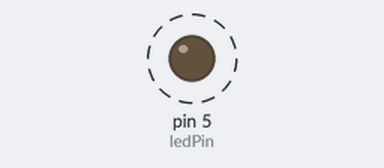
Recording of a sketch running on a simulated Arduino Uno, built with avr-gcc and run on an emulated ATmega328P. Parts: output pins drawn as LEDs (lit = HIGH). Dashed ring = blinking.

Above: at 0.5 s.
Timing chart, 0 to 4.6 s (numbered marks = the images above):
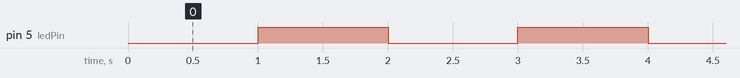

Measured:
- by itself, pin 5 (ledPin): alternates HIGH for 1.0 s and LOW for 1.0 s

The sketch:

2._blink_1_detik_sekali_menggunakan_timer_milis.ino
```cpp
// AISYAH NURUL AINI               (4.31.21.0.03)
// BRIAN RAHMADITYA                (4.31.21.0.09)
// SABRINA VIRRY TALITHA MEIRILLA  (4.31.21.0.23)
// Program Blink Led menggunakan Millis

// mengatur posisi PIN
const int ledPin = 5;               // LED dihubungkan pada pin GPIO 5

// variable untuk keadaan Led
int ledState = LOW;                 // kondisi yang akan digunakan untuk set LED
unsigned long previousMillis = 0;   // waktu Led setelah mati
const long interval = 1000;         // interval untuk blink (milliseconds)

void setup() {
  pinMode(ledPin, OUTPUT);          // Menginisialisasi LED sebagai Output
}

void loop() {
  unsigned long currentMillis = millis();

  if (currentMillis - previousMillis >= interval) {
    previousMillis = currentMillis;                     // Menyimpan waktu terakhir LED ngeblink

    // jika led dalam keadaan mati, maka nyalakan dan sebaliknya
    if (ledState == LOW) {
      ledState = HIGH;
    } else {
      ledState = LOW;
    }

    // atur nyala atau mati LED sesuai dengan nilai variable ledState
    digitalWrite(ledPin, ledState);
  }
}
```
